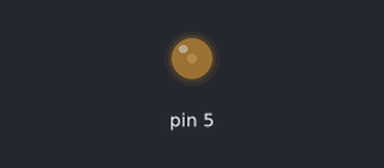
The sketch below on a simulated Arduino Uno, built with avr-gcc and run on an emulated ATmega328P. Parts: output pins drawn as LEDs (lit = HIGH). Random numbers use the default seed unless the sketch sets one.

Above: at 0.05 s.
At 9.86 s:
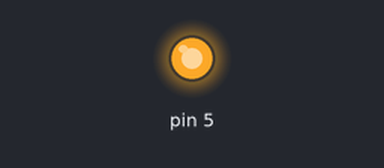
At 20.07 s:
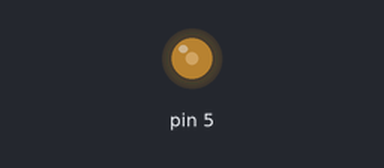
At 39.89 s:
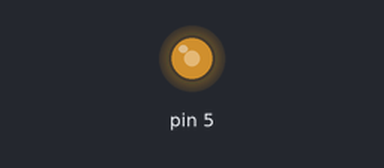
Timing chart, 0 to 40.0 s (numbered marks = the images above):
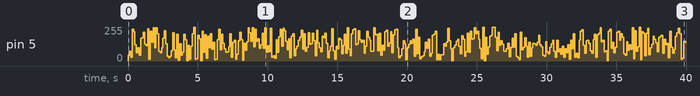

The sketch:

analogOut.ino
```cpp
void setup() {
  // put your setup code here, to run once:
  pinMode(5, OUTPUT);
  analogWrite(5, 20);
}

void loop() {
  // put your main code here, to run repeatedly:
  analogWrite(5, random(1, 255));
  delay(100);
}
```

Measured:
- by itself, pin 5: 0/255 → 44/255 at 0.00 s, → 72/255 0.10 s later, → 30/255 0.10 s later, → 239/255 0.10 s later, … (398 changes in this stretch)
